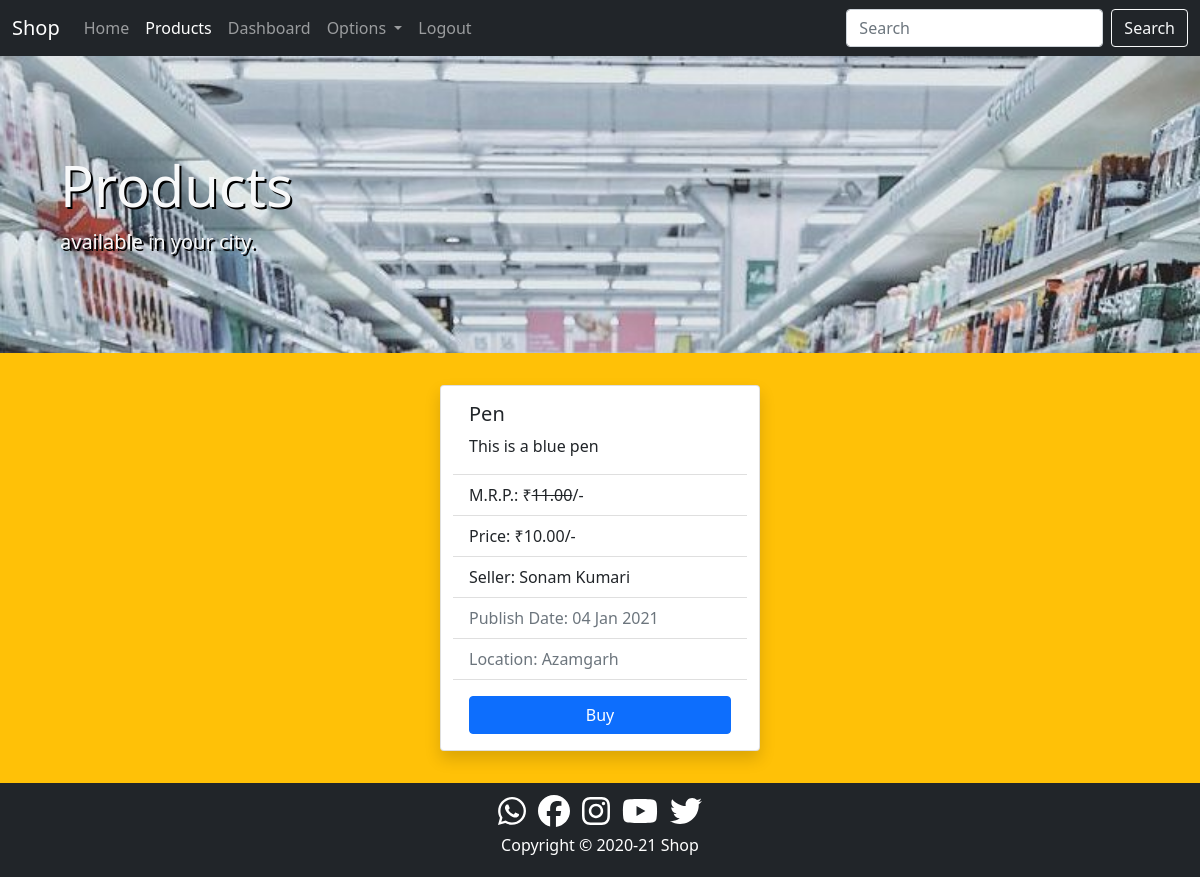
The app's page /product/ (signed in) with its own data.
### product/models.py (models this page shows, shortened)
class Product(models.Model):
    seller=models.ForeignKey(User,on_delete=models.CASCADE)
    title=models.CharField(max_length=50)
    date=models.DateField()
    description=models.TextField(max_length=500)
    mrp=models.DecimalField(decimal_places=2,max_digits=7)
    selling_price=models.DecimalField(decimal_places=2,max_digits=10)
    location=models.CharField(max_length=50)

### product/views.py (the view)
# urls.py: path('',views.ProductListView.as_view(),name='products'),
@method_decorator(login_required,name='dispatch')
class ProductListView(ListView):
    model=Product
    template_name='product/products.html'
    context_object_name='products'
    def get_queryset(self):
        return Product.objects.filter(location=self.request.user.profile.city)
    def get_context_data(self,*args,**kwargs):
        context=super().get_context_data(*args,**kwargs)
        context['products_active']='active'
        context['products_disabled']='disabled'
        return context

### product/templates/product/products.html (shortened to what this page needs)
{% extends 'core/base.html' %}
{% block content %}
<div class="container-fluid p-5 products shadow-lg">
    <div class="container text-light my-5">
        <div>
            <h1 class="display-4">Products</h1>
        </div>
        <div class="lead">
            <p>available in your city.</p>
        </div>
    </div>
</div>
<div class="container-fluid p-4 bg-warning">
    {% if products %}
    <div class="row justify-content-center">
        {% for product in products %}
        <div class="card m-2 shadow" style="width: 20rem;">
            <div class="card-body">
                <h5 class="card-title">{{product.title|capfirst}}</h5>
                <p class="card-text">{{product.description|capfirst}}</p>
            </div>
            <ul class="list-group list-group-flush">
                <li class="list-group-item">M.R.P.: &#8377;<span class="text-decoration-line-through">{{product.mrp}}</span>/-</li>
                <li class="list-group-item">Price: &#8377;{{product.selling_price}}/-</li>
                <li class="list-group-item">Seller: {{product.seller.get_full_name|capfirst}}</li>
                <li class="list-group-item text-muted">Publish Date: {{product.date|date:"d M Y"}}</li>
                <li class="list-group-item text-muted">Location: {{product.location|capfirst}}</li>
              </ul>
            <a href="#" class="btn btn-primary m-3">Buy</a>
        </div>
        {% endfor %}
    </div>
    {% else %}
    <div class="my-md-0 my-5 py-md-0 py-4">
        <div class="h2 text-center alert alert-secondary my-5">We are sorry, there is not any product available at your location.</div>
    </div>
    {% endif %}
</div>
{% endblock content %}

### core/static/core/css/style.css (style rules this page uses)
.products { background-image: url("../images/products.jpg"); background-color: dimgrey; background-size: cover; height: 100%; text-shadow: 2px 2px black; }

### records on screen
Product: title "Pen", description "This is a blue pen", mrp "11.00", selling_price "10.00", seller.get_full_name "Sonam Kumari", date "04 Jan 2021", location "Azamgarh"
